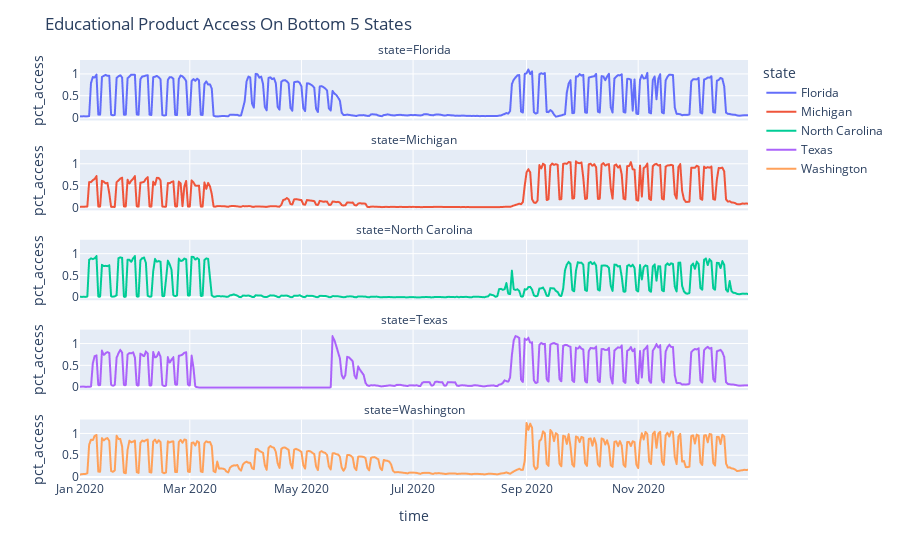

This figure's notebook cell:
### Markdown cell above
## Based on Bottom Five States
This is odd as Michigan and North Carolina have almost zero product access from March till the end of August. The Texas have a similar pattern but they had a peak in June. Overall these bottom states became active after September 2020.

> It is strange that some states have a very odd pattern, maybe due to a bad educational system or lack of awareness.

### Code cell
bottom_5 = (
    df.groupby(by="state")            
    .mean()                              
    .sort_values(by="pct_access", ascending=False)  
    .tail(5)                               
    .reset_index()["state"]              
    .to_list()                            
)

top_states = df[df.state.isin(bottom_5)]
fig = px.line(top_states, x="time", y="pct_access", facet_col='state',facet_col_wrap=1,color = 'state')
fig.update_layout(
                      title=("Educational product Access on Bottom 5 States").title(),
                     )
fig.show()

### Figure 1 — Plotly figure (JSON) as saved in the notebook; plotly's stock layout.template omitted (floating-point values rounded to 4 significant figures; data arrays with more than 128 entries replaced by an {"elided": "..."} marker saying what was removed)
{"data": [{"hovertemplate": "state=Florida<br>time=%{x}<br>pct_access=%{y}<extra></extra>", "legendgroup": "Florida", "line": {"color": "#636efa", "dash": "solid"}, "marker": {"symbol": "circle"}, "mode": "lines", "name": "Florida", "showlegend": true, "type": "scattergl", "x": {"elided": "366 str values"}, "xaxis": "x5", "y": {"elided": "366 float values"}, "yaxis": "y5"}, {"hovertemplate": "state=Michigan<br>time=%{x}<br>pct_access=%{y}<extra></extra>", "legendgroup": "Michigan", "line": {"color": "#EF553B", "dash": "solid"}, "marker": {"symbol": "circle"}, "mode": "lines", "name": "Michigan", "showlegend": true, "type": "scattergl", "x": {"elided": "366 str values"}, "xaxis": "x4", "y": {"elided": "366 float values"}, "yaxis": "y4"}, {"hovertemplate": "state=North Carolina<br>time=%{x}<br>pct_access=%{y}<extra></extra>", "legendgroup": "North Carolina", "line": {"color": "#00cc96", "dash": "solid"}, "marker": {"symbol": "circle"}, "mode": "lines", "name": "North Carolina", "showlegend": true, "type": "scattergl", "x": {"elided": "366 str values"}, "xaxis": "x3", "y": {"elided": "366 float values"}, "yaxis": "y3"}, {"hovertemplate": "state=Texas<br>time=%{x}<br>pct_access=%{y}<extra></extra>", "legendgroup": "Texas", "line": {"color": "#ab63fa", "dash": "solid"}, "marker": {"symbol": "circle"}, "mode": "lines", "name": "Texas", "showlegend": true, "type": "scattergl", "x": {"elided": "364 str values"}, "xaxis": "x2", "y": {"elided": "364 float values"}, "yaxis": "y2"}, {"hovertemplate": "state=Washington<br>time=%{x}<br>pct_access=%{y}<extra></extra>", "legendgroup": "Washington", "line": {"color": "#FFA15A", "dash": "solid"}, "marker": {"symbol": "circle"}, "mode": "lines", "name": "Washington", "showlegend": true, "type": "scattergl", "x": {"elided": "366 str values"}, "xaxis": "x", "y": {"elided": "366 float values"}, "yaxis": "y"}], "layout": {"annotations": [{"font": {}, "showarrow": false, "text": "state=Washington", "x": 0.5, "xanchor": "center", "xref": "paper", "y": 0.144, "yanchor": "bottom", "yref": "paper"}, {"font": {}, "showarrow": false, "text": "state=Texas", "x": 0.5, "xanchor": "center", "xref": "paper", "y": 0.358, "yanchor": "bottom", "yref": "paper"}, {"font": {}, "showarrow": false, "text": "state=North Carolina", "x": 0.5, "xanchor": "center", "xref": "paper", "y": 0.572, "yanchor": "bottom", "yref": "paper"}, {"font": {}, "showarrow": false, "text": "state=Michigan", "x": 0.5, "xanchor": "center", "xref": "paper", "y": 0.786, "yanchor": "bottom", "yref": "paper"}, {"font": {}, "showarrow": false, "text": "state=Florida", "x": 0.5, "xanchor": "center", "xref": "paper", "y": 1, "yanchor": "bottom", "yref": "paper"}], "legend": {"title": {"text": "state"}, "tracegroupgap": 0}, "margin": {"t": 60}, "title": {"text": "Educational Product Access On Bottom 5 States"}, "xaxis": {"anchor": "y", "domain": [0, 1], "title": {"text": "time"}}, "xaxis2": {"anchor": "y2", "domain": [0, 1], "matches": "x", "showticklabels": false}, "xaxis3": {"anchor": "y3", "domain": [0, 1], "matches": "x", "showticklabels": false}, "xaxis4": {"anchor": "y4", "domain": [0, 1], "matches": "x", "showticklabels": false}, "xaxis5": {"anchor": "y5", "domain": [0, 1], "matches": "x", "showticklabels": false}, "yaxis": {"anchor": "x", "domain": [0, 0.144], "title": {"text": "pct_access"}}, "yaxis2": {"anchor": "x2", "domain": [0.214, 0.358], "matches": "y", "title": {"text": "pct_access"}}, "yaxis3": {"anchor": "x3", "domain": [0.428, 0.572], "matches": "y", "title": {"text": "pct_access"}}, "yaxis4": {"anchor": "x4", "domain": [0.642, 0.786], "matches": "y", "title": {"text": "pct_access"}}, "yaxis5": {"anchor": "x5", "domain": [0.856, 1], "matches": "y", "title": {"text": "pct_access"}}}}
